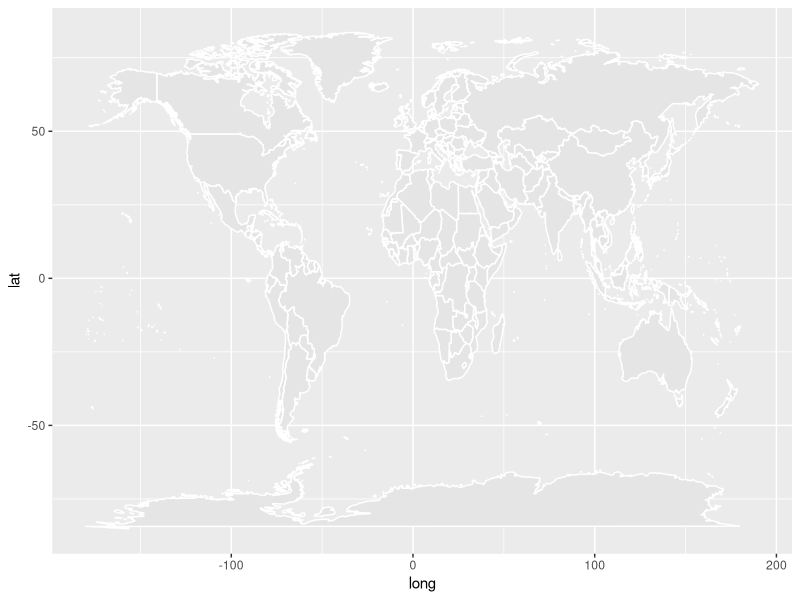

This chart was generated by the following R code:
set.seed(123)

geo_df <- data.frame(
  Longitude = runif(30, 77, 80),
  Latitude  = runif(30, 8, 13),
  Value     = rnorm(30, mean = 50, sd = 10)
)
library(ggplot2)

library(maps)

india_map <- map_data("world")

ggplot(india_map, aes(x = long, y = lat, group = group)) +
  geom_polygon(fill = "gray90", color = "white")
